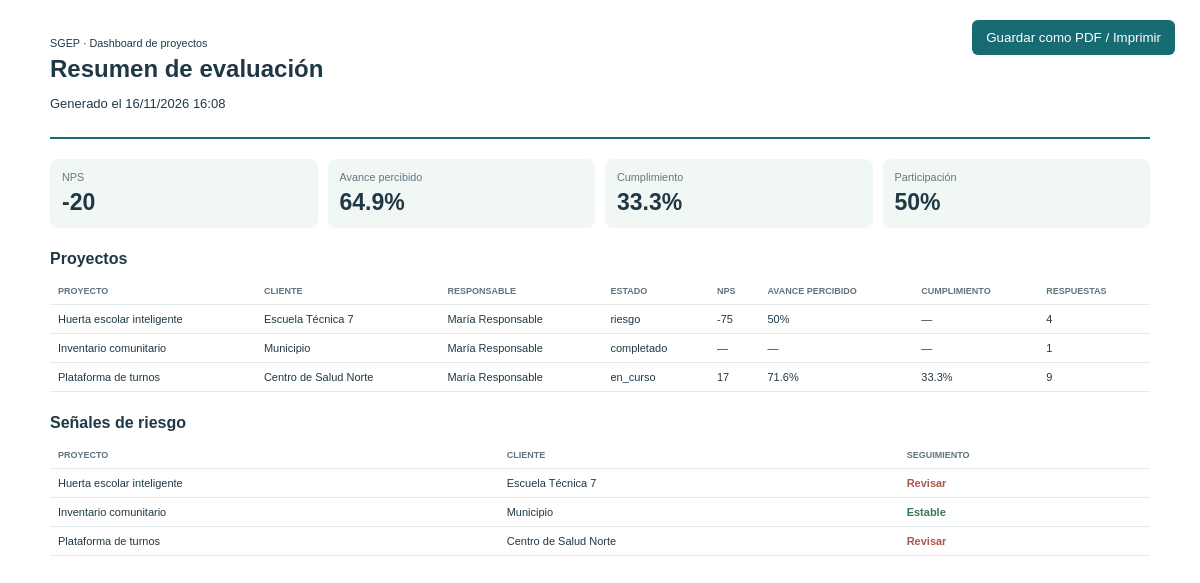
Before: /report_dashboard.php (signed in) with the older database file.
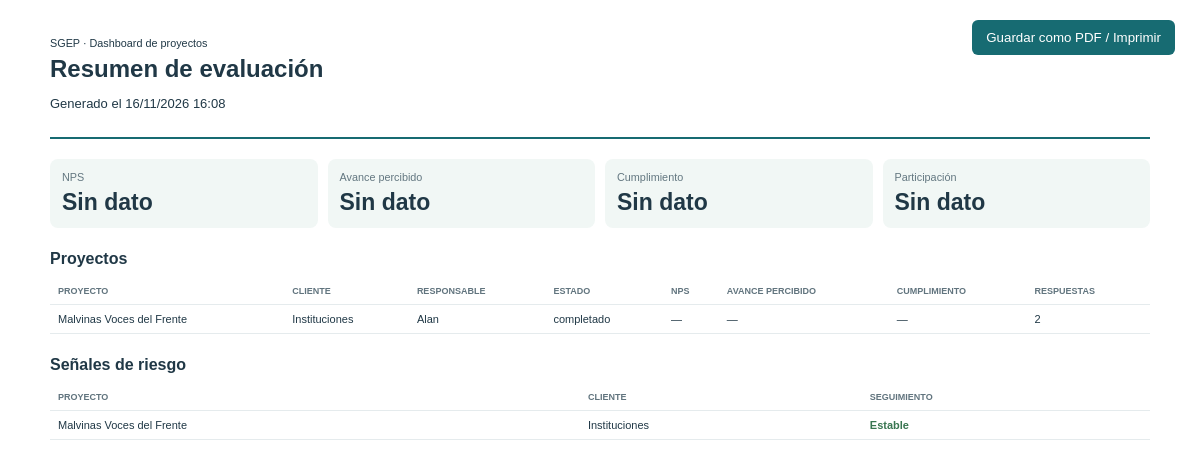
After: the same page with the newer database file.
### tables this page shows
CREATE TABLE `proyecto` (
  `id` int(10) UNSIGNED NOT NULL,
  `nombre` varchar(180) NOT NULL,
  `descripcion` text DEFAULT NULL,
  `cliente` varchar(180) NOT NULL DEFAULT '',
  `estado` enum('planificacion','en_curso','riesgo','completado','pausado') NOT NULL DEFAULT 'planificacion',
  `fecha_inicio` date DEFAULT NULL,
  `fecha_fin` date DEFAULT NULL,
  `avance` decimal(5,2) NOT NULL DEFAULT 0.00,
  `cumplimiento` decimal(5,2) NOT NULL DEFAULT 0.00,
  `created_at` timestamp NOT NULL DEFAULT current_timestamp(),
  `updated_at` timestamp NOT NULL DEFAULT current_timestamp() ON UPDATE current_timestamp()
);

### app/bootstrap.php (called while the page is built, shortened)
<?php
function db(): PDO
{
    static $connection = null;
    if ($connection instanceof PDO) {
        return $connection;
    }
    $settings = require __DIR__ . '/../config/database.php';
    $dsn = 'mysql:host=' . $settings['host'] . ';port=' . $settings['port'] . ';dbname=' . $settings['database'] . ';charset=' . $settings['charset'];
    $connection = new PDO($dsn, $settings['username'], $settings['password'], [
        PDO::ATTR_ERRMODE => PDO::ERRMODE_EXCEPTION,
        PDO::ATTR_DEFAULT_FETCH_MODE => PDO::FETCH_ASSOC,
        PDO::ATTR_EMULATE_PREPARES => false
    ]);
    $connection->exec('SET time_zone = ' . $connection->quote((new DateTimeImmutable('now'))->format('P')));
    return $connection;
}
function current_user(): ?array
{
    $query = db()->prepare('SELECT id,nombre,email,rol,activo FROM usuario WHERE id=? AND activo=1');
    $query->execute([(int) $_SESSION['user']['id']]);
    $current = $query->fetch();
    $user = $current;
    return $user;
}
function require_user(): array
{
    $user = current_user();
    return $user;
}
function clean_string(mixed $value, int $max = 2000): string
{
    return mb_substr(trim((string) $value), 0, $max);
}
function json_value(mixed $value): mixed
{
    if (is_string($value)) {
        $decoded = json_decode($value, true);
        return json_last_error() === JSON_ERROR_NONE ? $decoded : $value;
    }
    return $value;
}

### app/analytics.php (called while the page is built, shortened)
<?php
function valid_date_filter(mixed $value): string
{
    $text = clean_string($value ?? '', 10);
    return preg_match('/^\d{4}-\d{2}-\d{2}$/', $text) ? $text : '';
}
function analytics_filters(array $input, array $user): array
{
    $where = [];
    $params = [];
    if ($user['rol'] === 'pm') {
        $where[] = 'EXISTS (SELECT 1 FROM proyecto_responsable scope WHERE scope.proyecto_id=p.id AND scope.user_id=?)';
        $params[] = $user['id'];
    }
    $projectId = (int) ($input['proyecto_id'] ?? 0);
    $from = valid_date_filter($input['desde'] ?? '');
    $to = valid_date_filter($input['hasta'] ?? '');
    $client = clean_string($input['cliente'] ?? '', 180);
    $responsible = (int) ($input['responsable_id'] ?? 0);
    $type = clean_string($input['tipo'] ?? '', 30);
    return [$where ? ' WHERE ' . implode(' AND ', $where) : '', $params];
}
function dashboard_data(array $filters, array $user): array
{
    [$where, $params] = analytics_filters($filters, $user);
    $db = db();
    $rowsQuery = $db->prepare('SELECT p.id AS proyecto_id,p.nombre AS proyecto,p.cliente,p.estado,p.avance AS avance_proyecto,p.cumplimiento AS cumplimiento_proyecto,e.id AS encuesta_id,e.tipo,pa.id AS participacion_id,pa.created_at AS respondida_at,q.id AS pregunta_id,q.texto AS pregunta,q.tipo AS tipo_pregunta,q.metrica,q.opciones,r.datos FROM participacion pa JOIN encuesta e ON e.id=pa.encuesta_id JOIN proyecto p ON p.id=e.proyecto_id LEFT JOIN respuesta r ON r.participacion_id=pa.id LEFT JOIN pregunta q ON q.id=r.pregunta_id' . $where . ' ORDER BY pa.created_at');
    $rowsQuery->execute($params);
    $groups = [];
    foreach ($rowsQuery->fetchAll() as $row) {
        $key = (string) $row['participacion_id'];
        if (!isset($groups[$key])) {
            $groups[$key] = [
                'project_id' => (int) $row['proyecto_id'],
                'project' => $row['proyecto'],
                'client' => $row['cliente'],
                'status' => $row['estado'],
                'survey_id' => (int) $row['encuesta_id'],
                'type' => $row['tipo'],
                'date' => $row['respondida_at'],
                'nps' => [],
                'progress' => [],
                'compliance' => []
            ];
        }
        $value = json_value($row['datos']);
        $metric = $row['metrica'];
        if ($metric === 'nps' && is_numeric($value)) {
            $groups[$key]['nps'][] = (float) $value;
        } elseif ($metric === 'avance' && is_numeric($value)) {
            $options = json_value($row['opciones']);
            if (is_array($options) && count($options) >= 2 && is_numeric($options[0]) && is_numeric($options[1])) {
                $minimum = (float) $options[0];
                $maximum = max($minimum + 1, (float) $options[1]);
                $value = (((float) $value - $minimum) / ($maximum - $minimum)) * 100;
            }
            $groups[$key]['progress'][] = max(0, min(100, (float) $value));
        } elseif ($metric === 'cumplimiento') {
            if (is_numeric($value)) {
                $groups[$key]['compliance'][] = max(0, min(100, (float) $value));
            } elseif (is_bool($value) || is_string($value)) {
                $normalized = mb_strtolower(trim((string) $value));
                if (in_array($normalized, ['sí', 'si', 'yes', 'true', '1', 'cumplido'], true)) {
                    $groups[$key]['compliance'][] = 100;
                } elseif (in_array($normalized, ['no', 'false', '0', 'incumplido'], true)) {
                    $groups[$key]['compliance'][] = 0;
                }
            }
        }
    }
    $projectSql = 'SELECT p.id,p.nombre,p.cliente,p.estado,p.avance,p.cumplimiento,GROUP_CONCAT(DISTINCT u.nombre ORDER BY u.nombre SEPARATOR ", ") AS responsables FROM proyecto p LEFT JOIN proyecto_responsable pr ON pr.proyecto_id=p.id LEFT JOIN usuario u ON u.id=pr.user_id';
    $projectWhere = [];
    $projectParams = [];
    if ($user['rol'] === 'pm') {
        $projectWhere[] = 'EXISTS (SELECT 1 FROM proyecto_responsable own WHERE own.proyecto_id=p.id AND own.user_id=?)';
        $projectParams[] = $user['id'];
    }
    if ($projectWhere) {
        $projectSql .= ' WHERE ' . implode(' AND ', $projectWhere);
    }
    $projectSql .= ' GROUP BY p.id ORDER BY p.nombre';
    $projectsQuery = $db->prepare($projectSql);
    $projectsQuery->execute($projectParams);
    $projects = $projectsQuery->fetchAll();
    $projectIds = array_map(static fn (array $project): int => (int) $project['id'], $projects);
    $invitationWhere = [];
    $invitationParams = [];
    if ($projectIds) {
        $invitationWhere[] = 'p.id IN (' . implode(',', array_fill(0, count($projectIds), '?')) . ')';
        $invitationParams = $projectIds;
    } else {
        $invitationWhere[] = '1=0';
    }
    $invitationWhere[] = $user['rol'] === 'pm' ? 'EXISTS (SELECT 1 FROM proyecto_responsable ip WHERE ip.proyecto_id=p.id AND ip.user_id=?)' : '1=1';
    if ($user['rol'] === 'pm') {
        $invitationParams[] = $user['id'];
    }
    $invFrom = valid_date_filter($filters['desde'] ?? '');
    $invTo = valid_date_filter($filters['hasta'] ?? '');
    $inviteQuery = $db->prepare("SELECT e.id AS encuesta_id,COUNT(i.id) AS invitadas,SUM(i.estado='completada') AS completadas FROM encuesta e JOIN proyecto p ON p.id=e.proyecto_id LEFT JOIN invitacion i ON i.encuesta_id=e.id WHERE " . implode(' AND ', $invitationWhere) . ' GROUP BY e.id');
    $inviteQuery->execute($invitationParams);
    $invites = [];
    foreach ($inviteQuery->fetchAll() as $row) {
        $invites[(int) $row['encuesta_id']] = ['total' => (int) $row['invitadas'], 'completed' => (int) ($row['completadas'] ?? 0)];
    }
    $npsValues = [];
    $progressValues = [];
    $complianceValues = [];
    $monthCounts = [];
    $projectMetrics = [];
    $totalResponses = count($groups);
    foreach ($groups as $submission) {
        if ($submission['nps']) {
            $npsValues = array_merge($npsValues, $submission['nps']);
        }
        if ($submission['progress']) {
            $progressValues = array_merge($progressValues, $submission['progress']);
        }
        if ($submission['compliance']) {
            $complianceValues = array_merge($complianceValues, $submission['compliance']);
        }
        $month = substr($submission['date'], 0, 7);
        $monthCounts[$month] = ($monthCounts[$month] ?? 0) + 1;
        if (!isset($projectMetrics[$submission['project_id']])) {
            $projectMetrics[$submission['project_id']] = ['name' => $submission['project'], 'nps' => [], 'progress' => [], 'compliance' => [], 'responses' => 0];
        }
        $projectMetrics[$submission['project_id']]['nps'] = array_merge($projectMetrics[$submission['project_id']]['nps'], $submission['nps']);
        $projectMetrics[$submission['project_id']]['progress'] = array_merge($projectMetrics[$submission['project_id']]['progress'], $submission['progress']);
        $projectMetrics[$submission['project_id']]['compliance'] = array_merge($projectMetrics[$submission['project_id']]['compliance'], $submission['compliance']);
        $projectMetrics[$submission['project_id']]['responses']++;
    }
    $nps = null;
    if ($npsValues) {
        $promoters = count(array_filter($npsValues, static fn (float $score): bool => $score >= 9));
        $detractors = count(array_filter($npsValues, static fn (float $score): bool => $score <= 6));
        $nps = (int) round((($promoters - $detractors) / count($npsValues)) * 100);
    }
    $average = static fn (array $values): ?float => $values ? round(array_sum($values) / count($values), 1) : null;
    $invitationCount = array_sum(array_column($invites, 'total'));
    $completedInvites = array_sum(array_column($invites, 'completed'));
    $participation = $invitationCount > 0 ? round(($completedInvites / $invitationCount) * 100, 1) : null;
    $riskProjects = [];
    foreach ($projects as &$project) {
        $id = (int) $project['id'];
        $metrics = $projectMetrics[$id] ?? ['nps' => [], 'progress' => [], 'compliance' => [], 'responses' => 0];
        $projectNps = null;
        if ($metrics['nps']) {
            $promoters = count(array_filter($metrics['nps'], static fn (float $score): bool => $score >= 9));
            $detractors = count(array_filter($metrics['nps'], static fn (float $score): bool => $score <= 6));
            $projectNps = (int) round((($promoters - $detractors) / count($metrics['nps'])) * 100);
        }
        $project['nps'] = $projectNps;
        $project['avance_percibido'] = $average($metrics['progress']);
        $project['cumplimiento_medicion'] = $average($metrics['compliance']);
        $project['respuestas'] = $metrics['responses'];
        $project['riesgo'] = $project['estado'] === 'riesgo' || ($projectNps !== null && $projectNps < -10) || ($project['cumplimiento_medicion'] !== null && $project['cumplimiento_medicion'] < 60);
        if ($project['riesgo']) {
            $riskProjects[] = $project;
        }
    }
    ksort($monthCounts);
    $npsDistribution = [
        'Detractores' => count(array_filter($npsValues, static fn (float $score): bool => $score <= 6)),
        'Pasivos' => count(array_filter($npsValues, static fn (float $score): bool => $score >= 7 && $score <= 8)),
        'Promotores' => count(array_filter($npsValues, static fn (float $score): bool => $score >= 9))
    ];
    $bar = [];
    foreach ($projects as $project) {
        $bar[] = ['proyecto' => $project['nombre'], 'nps' => $project['nps'], 'avance' => $project['avance_percibido'], 'cumplimiento' => $project['cumplimiento_medicion']];
    }
    $responsiblesQuery = $db->query("SELECT id,nombre FROM usuario WHERE rol='pm' AND activo=1 ORDER BY nombre");
    return [
        'kpis' => ['nps' => $nps, 'avance' => $average($progressValues), 'cumplimiento' => $average($complianceValues), 'participacion' => $participation, 'respuestas' => $totalResponses, 'invitaciones' => $invitationCount],
        'nps_distribution' => $npsDistribution,
        'trend' => ['labels' => array_keys($monthCounts), 'values' => array_values($monthCounts)],
        'projects' => $projects,
        'risk_projects' => $riskProjects,
        'project_chart' => $bar,
        'filters' => ['projects' => $projects, 'responsibles' => $responsiblesQuery->fetchAll()]
    ];
}

### public/report_dashboard.php (the view, shortened to what this page needs)
<?php
require __DIR__ . '/../app/bootstrap.php';
require __DIR__ . '/../app/analytics.php';
$user = require_user();
$data = dashboard_data($_GET, $user);
$escape = static fn (mixed $value): string => htmlspecialchars((string) $value, ENT_QUOTES | ENT_SUBSTITUTE, 'UTF-8');
?>
<!doctype html>
<html lang="es">
<head>
</head>
<body>
  <div class="actions"><button onclick="window.print()">Guardar como PDF / Imprimir</button></div>
  <header><small>SGEP · Dashboard de proyectos</small><h1>Resumen de evaluación</h1><p>Generado el <?= date('d/m/Y H:i') ?></p></header>
  <div class="kpis">
    <div class="kpi"><small>NPS</small><strong><?= $data['kpis']['nps'] === null ? 'Sin dato' : (int) $data['kpis']['nps'] ?></strong></div>
    <div class="kpi"><small>Avance percibido</small><strong><?= $data['kpis']['avance'] === null ? 'Sin dato' : $escape($data['kpis']['avance']) . '%' ?></strong></div>
    <div class="kpi"><small>Cumplimiento</small><strong><?= $data['kpis']['cumplimiento'] === null ? 'Sin dato' : $escape($data['kpis']['cumplimiento']) . '%' ?></strong></div>
    <div class="kpi"><small>Participación</small><strong><?= $data['kpis']['participacion'] === null ? 'Sin dato' : $escape($data['kpis']['participacion']) . '%' ?></strong></div>
  </div>
  <h2>Proyectos</h2>
  <table><thead><tr><th>Proyecto</th><th>Cliente</th><th>Responsable</th><th>Estado</th><th>NPS</th><th>Avance percibido</th><th>Cumplimiento</th><th>Respuestas</th></tr></thead><tbody>
    <?php foreach ($data['projects'] as $project): ?>
      <tr><td><?= $escape($project['nombre']) ?></td><td><?= $escape($project['cliente']) ?></td><td><?= $escape($project['responsables']) ?></td><td><?= $escape($project['estado']) ?></td><td><?= $project['nps'] === null ? '—' : (int) $project['nps'] ?></td><td><?= $project['avance_percibido'] === null ? '—' : $escape($project['avance_percibido']) . '%' ?></td><td><?= $project['cumplimiento_medicion'] === null ? '—' : $escape($project['cumplimiento_medicion']) . '%' ?></td><td><?= (int) $project['respuestas'] ?></td></tr>
    <?php endforeach; ?>
  </tbody></table>
  <h2>Señales de riesgo</h2>
  <table><thead><tr><th>Proyecto</th><th>Cliente</th><th>Seguimiento</th></tr></thead><tbody>
    <?php foreach ($data['projects'] as $project): ?>
      <tr><td><?= $escape($project['nombre']) ?></td><td><?= $escape($project['cliente']) ?></td><td class="<?= $project['riesgo'] ? 'risk' : 'stable' ?>"><?= $project['riesgo'] ? 'Revisar' : 'Estable' ?></td></tr>
    <?php endforeach; ?>
  </tbody></table>
</body>
</html>

### public/report_dashboard.php (style rules this page uses)
body { font:13px Arial,sans-serif;color:#203846;margin:35px auto;max-width:1100px;padding:0 20px }
header { border-bottom:2px solid #176b72;padding-bottom:13px;margin-bottom:20px }
h1 { font-size:24px;margin:5px 0 }
h2 { font-size:16px;margin:22px 0 10px }
.actions { position:fixed;right:25px;top:20px }
.actions button { padding:10px 14px;border:0;border-radius:6px;background:#176b72;color:#fff;cursor:pointer }
.kpis { display:grid;grid-template-columns:repeat(4,1fr);gap:10px }
.kpi { background:#f1f7f5;border-radius:8px;padding:12px }
.kpi small { display:block;color:#637780 }
.kpi strong { display:block;font-size:23px;margin-top:6px }
table { width:100%;border-collapse:collapse;font-size:11px }
td,th { text-align:left;border-bottom:1px solid #e5ebed;padding:8px;vertical-align:top }
th { color:#61747e;text-transform:uppercase;font-size:9px }
.stable { color:#397651;font-weight:bold }
.risk { color:#ae554f;font-weight:bold }

Changed rows visible on the page:
removed proyecto: nombre "Huerta escolar inteligente", cliente "Escuela Técnica 7", responsables "María Responsable", estado "riesgo", nps "-75", avance_percibido "50", respuestas "4", shows "Revisar"
removed proyecto: nombre "Inventario comunitario", cliente "Municipio", responsables "María Responsable", estado "completado", respuestas "1", shows "Estable"
removed proyecto: nombre "Plataforma de turnos", cliente "Centro de Salud Norte", responsables "María Responsable", estado "en_curso", nps "17", avance_percibido "71.6", cumplimiento_medicion "33.3", respuestas "9", shows "Revisar"
added proyecto: nombre "Malvinas Voces del Frente", cliente "Instituciones", responsables "Alan", estado "completado", respuestas "2", shows "Estable"
Other visible differences:
$data['kpis']['nps']: "-20" → (not shown)
$escape($data['kpis']['avance']): "64.9" → (not shown)
$escape($data['kpis']['cumplimiento']): "33.3" → (not shown)
$escape($data['kpis']['participacion']): "50" → (not shown)
text now shown: "Sin dato Sin dato Sin dato Sin dato"
